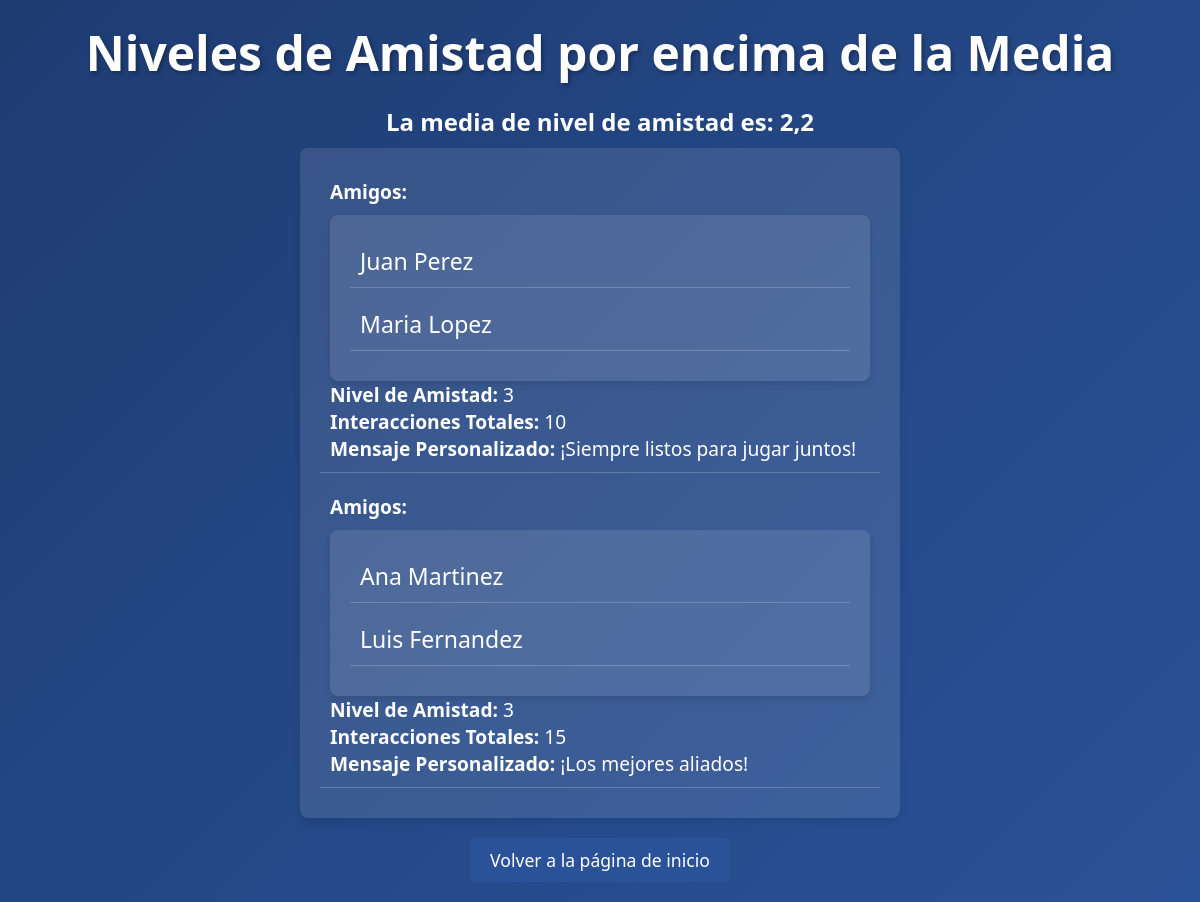
/amigos/amistad/, run on the app's committed database.
### Steam2/models.py (models this page shows)
class Amigos(models.Model):
    usuarios = models.ManyToManyField(Usuario)
    nivel_amistad = models.IntegerField()
    interacciones_totales = models.IntegerField()
    mensaje_personalizado = models.CharField(max_length=255)

class Usuario(models.Model):
    nombre = models.CharField(max_length=100)
    contraseña = models.CharField(max_length=100)
    saldo = models.DecimalField(max_digits=10, decimal_places=2)
    fecha_registro = models.DateTimeField(default=timezone.now)

### Steam2/views.py (the view)
# urls.py: path('amigos/amistad/', views.amigos_amistad, name='amigos_amistad'), #Agregate y filtro agregate.
def amigos_amistad(request):
    amistad = Amigos.objects.aggregate(Avg('nivel_amistad'))
    media = amistad['nivel_amistad__avg']
    amigos_filtrados = Amigos.objects.filter(nivel_amistad__gt=media)
    return render(request, 'amigos_amistad.html', {'amistad': amistad, 'media': media, 'amigos_filtrados': amigos_filtrados})

### Steam2/templates/amigos_amistad.html (shortened to what this page needs)
<!DOCTYPE html>
<html lang="es">
<head>
</head>
<body>
    <h1>Niveles de Amistad por encima de la Media</h1>
    <h2>La media de nivel de amistad es: {{ media }}</h2>
    {% if amigos_filtrados %}
        <ul>
            {% for amigo in amigos_filtrados %}
                <li>
                    <strong>Amigos:</strong>
                    <ul>
                        {% for usuario in amigo.usuarios.all %}
                            <li>{{ usuario.nombre }}</li>
                        {% endfor %}
                    </ul>
                    <strong>Nivel de Amistad:</strong> {{ amigo.nivel_amistad }}<br>
                    <strong>Interacciones Totales:</strong> {{ amigo.interacciones_totales }}<br>
                    <strong>Mensaje Personalizado:</strong> {{ amigo.mensaje_personalizado }}<br>
                </li>
            {% endfor %}
        </ul>
    {% else %}
        <p>No hay amigos con nivel de amistad por encima de la media.</p>
    {% endif %}
    <a href="{% url 'index_html' %}">Volver a la página de inicio</a>
</body>
</html>

### Steam2/templates/amigos_amistad.html (style rules this page uses)
* { margin: 0; padding: 0; box-sizing: border-box; }
body { font-family: 'Segoe UI', Tahoma, Geneva, Verdana, sans-serif; background: linear-gradient(135deg, #1e3c72, #2a5298); color: #ffffff; min-height: 100vh; display: flex; flex-direction: column; align-items: center; justify-content: flex-start; padding: 20px; }
h1 { font-size: 3em; margin-bottom: 20px; text-shadow: 2px 2px 4px rgba(0,0,0,0.3); text-align: center; }
ul { list-style-type: none; width: 100%; max-width: 600px; background: rgba(255, 255, 255, 0.1); padding: 20px; border-radius: 8px; box-shadow: 0 4px 6px rgba(0,0,0,0.1); margin-top: 10px; }
li { font-size: 1.2em; margin-bottom: 10px; padding: 10px; border-bottom: 1px solid rgba(255, 255, 255, 0.2); }
a { color: #ffffff; text-decoration: none; font-size: 1.1em; margin-top: 20px; display: inline-block; background-color: #2a5298; padding: 10px 20px; border-radius: 5px; transition: background 0.3s; }

### data on the page
Amigos: nivel_amistad "3", interacciones_totales "10", mensaje_personalizado "¡Siempre listos para jugar juntos!"
Usuario: nombre "Juan Perez"
Usuario: nombre "Maria Lopez"
Amigos: nivel_amistad "3", interacciones_totales "15", mensaje_personalizado "¡Los mejores aliados!"
Usuario: nombre "Ana Martinez"
Usuario: nombre "Luis Fernandez"

### other printed values
{{ media }} "2,2"
